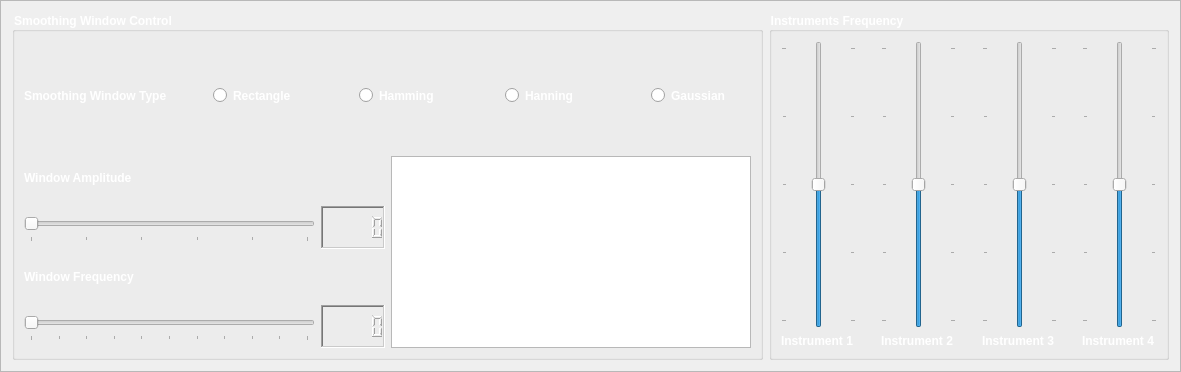
              <widget class="QFrame" name="frame_11">
               <property name="frameShape">
                <enum>QFrame::StyledPanel</enum>
               </property>
               <property name="frameShadow">
                <enum>QFrame::Raised</enum>
               </property>
               <layout class="QGridLayout" name="gridLayout_34">
                <item row="0" column="0">
                 <layout class="QGridLayout" name="gridLayout_35">
                  <item row="0" column="0">
                   <widget class="QGroupBox" name="groupBox_5">
                    <property name="font">
                     <font>
                      <pointsize>9</pointsize>
                      <weight>75</weight>
                      <bold>true</bold>
                     </font>
                    </property>
                    <property name="styleSheet">
                     <string notr="true">color: rgb(255, 255, 255);</string>
                    </property>
                    <property name="title">
                     <string>Smoothing Window Control</string>
                    </property>
                    <layout class="QGridLayout" name="gridLayout_36">
                     <item row="3" column="0">
                      <layout class="QVBoxLayout" name="verticalLayout_17">
                       <item>
                        <widget class="QLabel" name="label_26">
                         <property name="font">
                          <font>
                           <weight>75</weight>
                           <bold>true</bold>
                          </font>
                         </property>
                         <property name="text">
                          <string>Window Amplitude</string>
                         </property>
                        </widget>
                       </item>
                       <item>
                        <layout class="QHBoxLayout" name="horizontalLayout_10">
                         <item>
                          <widget class="QSlider" name="Musical_Instruments_WIndow_Amplitude_Slider">
                           <property name="sizePolicy">
                            <sizepolicy hsizetype="Expanding" vsizetype="Fixed">
                             <horstretch>120</horstretch>
                             <verstretch>0</verstretch>
                            </sizepolicy>
                           </property>
                           <property name="minimumSize">
                            <size>
                             <width>0</width>
                             <height>29</height>
                            </size>
                           </property>
                           <property name="minimum">
                            <number>0</number>
                           </property>
                           <property name="maximum">
                            <number>5</number>
                           </property>
                           <property name="singleStep">
                            <number>0</number>
                           </property>
                           <property name="pageStep">
                            <number>0</number>
                           </property>
                           <property name="value">
                            <number>0</number>
                           </property>
                           <property name="sliderPosition">
                            <number>0</number>
                           </property>
                           <property name="tracking">
                            <bool>true</bool>
                           </property>
                           <property name="orientation">
                            <enum>Qt::Horizontal</enum>
                           </property>
                           <property name="invertedAppearance">
                            <bool>false</bool>
                           </property>
                           <property name="invertedControls">
                            <bool>false</bool>
                           </property>
                           <property name="tickPosition">
                            <enum>QSlider::TicksBelow</enum>
                           </property>
                           <property name="tickInterval">
                            <number>1</number>
                           </property>
                          </widget>
                         </item>
                         <item>
                          <widget class="QLCDNumber" name="Musical_Instruments_WIndow_Amplitude_LCD">
                           <property name="enabled">
                            <bool>true</bool>
                           </property>
                           <property name="minimumSize">
                            <size>
                             <width>0</width>
                             <height>29</height>
                            </size>
                           </property>
                           <property name="font">
                            <font>
                             <weight>75</weight>
                             <bold>true</bold>
                            </font>
                           </property>
                           <property name="frameShape">
                            <enum>QFrame::WinPanel</enum>
                           </property>
                           <property name="frameShadow">
                            <enum>QFrame::Sunken</enum>
                           </property>
                           <property name="lineWidth">
                            <number>1</number>
                           </property>
                           <property name="segmentStyle">
                            <enum>QLCDNumber::Outline</enum>
                           </property>
                           <property name="intValue" stdset="0">
                            <number>0</number>
                           </property>
                          </widget>
                         </item>
                        </layout>
                       </item>
                      </layout>
                     </item>
                     <item row="4" column="0">
                      <layout class="QVBoxLayout" name="verticalLayout_18">
                       <item>
                        <widget class="QLabel" name="label_27">
                         <property name="font">
                          <font>
                           <weight>75</weight>
                           <bold>true</bold>
                          </font>
                         </property>
                         <property name="text">
                          <string>Window Frequency</string>
                         </property>
                        </widget>
                       </item>
                       <item>
                        <layout class="QHBoxLayout" name="horizontalLayout_11">
                         <item>
                          <widget class="QSlider" name="Musical_Instruments_WIndow_Frequency_Slider">
                           <property name="sizePolicy">
                            <sizepolicy hsizetype="Expanding" vsizetype="Fixed">
                             <horstretch>120</horstretch>
                             <verstretch>0</verstretch>
                            </sizepolicy>
                           </property>
                           <property name="minimumSize">
                            <size>
                             <width>0</width>
                             <height>29</height>
                            </size>
                           </property>
                           <property name="minimum">
                            <number>0</number>
                           </property>
                           <property name="maximum">
                            <number>10</number>
                           </property>
                           <property name="singleStep">
                            <number>0</number>
                           </property>
                           <property name="pageStep">
                            <number>0</number>
                           </property>
                           <property name="value">
                            <number>0</number>
                           </property>
                           <property name="sliderPosition">
                            <number>0</number>
                           </property>
                           <property name="tracking">
                            <bool>true</bool>
                           </property>
                           <property name="orientation">
                            <enum>Qt::Horizontal</enum>
                           </property>
                           <property name="invertedAppearance">
                            <bool>false</bool>
                           </property>
                           <property name="invertedControls">
                            <bool>false</bool>
                           </property>
                           <property name="tickPosition">
                            <enum>QSlider::TicksBelow</enum>
                           </property>
                           <property name="tickInterval">
                            <number>1</number>
                           </property>
                          </widget>
                         </item>
                         <item>
                          <widget class="QLCDNumber" name="Musical_Instruments_WIndow_Frequency_LCD">
                           <property name="enabled">
                            <bool>true</bool>
                           </property>
                           <property name="minimumSize">
                            <size>
                             <width>0</width>
                             <height>29</height>
                            </size>
                           </property>
                           <property name="font">
                            <font>
                             <weight>75</weight>
                             <bold>true</bold>
                            </font>
                           </property>
                           <property name="frameShape">
                            <enum>QFrame::WinPanel</enum>
                           </property>
                           <property name="frameShadow">
                            <enum>QFrame::Sunken</enum>
                           </property>
                           <property name="lineWidth">
                            <number>1</number>
                           </property>
                           <property name="segmentStyle">
                            <enum>QLCDNumber::Outline</enum>
                           </property>
                           <property name="intValue" stdset="0">
                            <number>0</number>
                           </property>
                          </widget>
                         </item>
                        </layout>
                       </item>
                      </layout>
                     </item>
                     <item row="1" column="0" colspan="2">
                      <layout class="QGridLayout" name="gridLayout_37">
                       <item row="0" column="7">
                        <spacer name="horizontalSpacer_21">
                         <property name="orientation">
                          <enum>Qt::Horizontal</enum>
                         </property>
                         <property name="sizeHint" stdset="0">
                          <size>
                           <width>40</width>
                           <height>20</height>
                          </size>
                         </property>
                        </spacer>
                       </item>
                       <item row="0" column="5">
                        <spacer name="horizontalSpacer_20">
                         <property name="orientation">
                          <enum>Qt::Horizontal</enum>
                         </property>
                         <property name="sizeHint" stdset="0">
                          <size>
                           <width>40</width>
                           <height>20</height>
                          </size>
                         </property>
                        </spacer>
                       </item>
                       <item row="0" column="1">
                        <spacer name="horizontalSpacer_18">
                         <property name="orientation">
                          <enum>Qt::Horizontal</enum>
                         </property>
                         <property name="sizeHint" stdset="0">
                          <size>
                           <width>40</width>
                           <height>20</height>
                          </size>
                         </property>
                        </spacer>
                       </item>
                       <item row="0" column="4">
                        <widget class="QRadioButton" name="Musical_Instruments_Hamming_Radio_Button">
                         <property name="minimumSize">
                          <size>
                           <width>100</width>
                           <height>29</height>
                          </size>
                         </property>
                         <property name="font">
                          <font>
                           <weight>75</weight>
                           <bold>true</bold>
                          </font>
                         </property>
                         <property name="text">
                          <string>Hamming</string>
                         </property>
                        </widget>
                       </item>
                       <item row="0" column="0">
                        <widget class="QLabel" name="label_25">
                         <property name="font">
                          <font>
                           <weight>75</weight>
                           <bold>true</bold>
                          </font>
                         </property>
                         <property name="text">
                          <string>Smoothing Window Type</string>
                         </property>
                        </widget>
                       </item>
                       <item row="0" column="8">
                        <widget class="QRadioButton" name="Musical_Instruments_Gaussian_Radio_Button">
                         <property name="minimumSize">
                          <size>
                           <width>100</width>
                           <height>29</height>
                          </size>
                         </property>
                         <property name="font">
                          <font>
                           <weight>75</weight>
                           <bold>true</bold>
                          </font>
                         </property>
                         <property name="text">
                          <string>Gaussian</string>
                         </property>
                        </widget>
                       </item>
                       <item row="0" column="2">
                        <widget class="QRadioButton" name="Musical_Instruments_Rectangle_Radio_Button">
                         <property name="minimumSize">
                          <size>
                           <width>100</width>
                           <height>29</height>
                          </size>
                         </property>
                         <property name="font">
                          <font>
                           <weight>75</weight>
                           <bold>true</bold>
                          </font>
                         </property>
                         <property name="text">
                          <string>Rectangle</string>
                         </property>
                        </widget>
                       </item>
                       <item row="0" column="6">
                        <widget class="QRadioButton" name="Musical_Instruments_Rectangle_Hanning_Button">
                         <property name="minimumSize">
                          <size>
                           <width>100</width>
                           <height>29</height>
                          </size>
                         </property>
                         <property name="font">
                          <font>
                           <weight>75</weight>
                           <bold>true</bold>
                          </font>
                         </property>
                         <property name="text">
                          <string>Hanning</string>
                         </property>
                        </widget>
                       </item>
                       <item row="0" column="3">
                        <spacer name="horizontalSpacer_19">
                         <property name="orientation">
                          <enum>Qt::Horizontal</enum>
                         </property>
                         <property name="sizeHint" stdset="0">
                          <size>
                           <width>40</width>
                           <height>20</height>
                          </size>
                         </property>
                        </spacer>
                       </item>
                      </layout>
                     </item>
                     <item row="3" column="1" rowspan="2">
                      <widget class="PlotWidget" name="Musical_Instruments_Smoothing_Window_Graph"/>
                     </item>
                     <item row="2" column="0" colspan="2">
                      <spacer name="verticalSpacer_3">
                       <property name="orientation">
                        <enum>Qt::Vertical</enum>
                       </property>
                       <property name="sizeHint" stdset="0">
                        <size>
                         <width>20</width>
                         <height>40</height>
                        </size>
                       </property>
                      </spacer>
                     </item>
                     <item row="0" column="0" colspan="2">
                      <spacer name="verticalSpacer_4">
                       <property name="orientation">
                        <enum>Qt::Vertical</enum>
                       </property>
                       <property name="sizeHint" stdset="0">
                        <size>
                         <width>20</width>
                         <height>40</height>
                        </size>
                       </property>
                      </spacer>
                     </item>
                    </layout>
                   </widget>
                  </item>
                  <item row="0" column="1">
                   <widget class="QGroupBox" name="groupBox_6">
                    <property name="sizePolicy">
                     <sizepolicy hsizetype="Expanding" vsizetype="Preferred">
                      <horstretch>0</horstretch>
                      <verstretch>0</verstretch>
                     </sizepolicy>
                    </property>
                    <property name="maximumSize">
                     <size>
                      <width>400</width>
                      <height>16777215</height>
                     </size>
                    </property>
                    <property name="font">
                     <font>
                      <pointsize>9</pointsize>
                      <weight>75</weight>
                      <bold>true</bold>
                     </font>
                    </property>
                    <property name="styleSheet">
                     <string notr="true">color: rgb(255, 255, 255);</string>
                    </property>
                    <property name="title">
                     <string>Instruments Frequency</string>
                    </property>
                    <layout class="QGridLayout" name="gridLayout_38">
                     <item row="0" column="0">
                      <layout class="QHBoxLayout" name="horizontalLayout_12">
                       <item>
                        <layout class="QVBoxLayout" name="verticalLayout_19">
                         <item>
                          <widget class="QSlider" name="Musical_Instruments_Instrument_1_Frequency_Slider">
                           <property name="sizePolicy">
                            <sizepolicy hsizetype="Maximum" vsizetype="Expanding">
                             <horstretch>0</horstretch>
                             <verstretch>0</verstretch>
                            </sizepolicy>
                           </property>
                           <property name="minimumSize">
                            <size>
                             <width>75</width>
                             <height>0</height>
                            </size>
                           </property>
                           <property name="maximumSize">
                            <size>
                             <width>35</width>
                             <height>16777215</height>
                            </size>
                           </property>
                           <property name="minimum">
                            <number>-2</number>
                           </property>
                           <property name="maximum">
                            <number>2</number>
                           </property>
                           <property name="orientation">
                            <enum>Qt::Vertical</enum>
                           </property>
                           <property name="tickPosition">
                            <enum>QSlider::TicksBothSides</enum>
                           </property>
                          </widget>
                         </item>
                         <item>
                          <widget class="QLabel" name="Musical_Instruments_Instrument_1_Label">
                           <property name="minimumSize">
                            <size>
                             <width>75</width>
                             <height>0</height>
                            </size>
                           </property>
                           <property name="maximumSize">
                            <size>
                             <width>35</width>
                             <height>16777215</height>
                            </size>
                           </property>
                           <property name="font">
                            <font>
                             <weight>75</weight>
                             <bold>true</bold>
                            </font>
                           </property>
                           <property name="text">
                            <string>Instrument 1</string>
                           </property>
                          </widget>
                         </item>
                        </layout>
                       </item>
                       <item>
                        <spacer name="horizontalSpacer_5">
                         <property name="orientation">
                          <enum>Qt::Horizontal</enum>
                         </property>
                         <property name="sizeHint" stdset="0">
                          <size>
                           <width>40</width>
                           <height>20</height>
                          </size>
                         </property>
                        </spacer>
                       </item>
                       <item>
                        <layout class="QVBoxLayout" name="verticalLayout_20">
                         <item>
                          <widget class="QSlider" name="Musical_Instruments_Instrument_2_Frequency_Slider">
                           <property name="sizePolicy">
                            <sizepolicy hsizetype="Maximum" vsizetype="Expanding">
                             <horstretch>0</horstretch>
                             <verstretch>0</verstretch>
                            </sizepolicy>
                           </property>
                           <property name="minimumSize">
                            <size>
                             <width>75</width>
                             <height>0</height>
                            </size>
                           </property>
                           <property name="maximumSize">
                            <size>
                             <width>35</width>
                             <height>16777215</height>
                            </size>
                           </property>
                           <property name="minimum">
                            <number>-2</number>
                           </property>
                           <property name="maximum">
                            <number>2</number>
                           </property>
                           <property name="orientation">
                            <enum>Qt::Vertical</enum>
                           </property>
                           <property name="tickPosition">
                            <enum>QSlider::TicksBothSides</enum>
                           </property>
                          </widget>
                         </item>
                         <item>
                          <widget class="QLabel" name="Musical_Instruments_Instrument_2_Label">
                           <property name="minimumSize">
                            <size>
                             <width>75</width>
                             <height>0</height>
                            </size>
                           </property>
                           <property name="maximumSize">
                            <size>
                             <width>35</width>
                             <height>16777215</height>
                            </size>
                           </property>
                           <property name="font">
                            <font>
                             <weight>75</weight>
                             <bold>true</bold>
                            </font>
                           </property>
                           <property name="text">
                            <string>Instrument 2</string>
                           </property>
                          </widget>
                         </item>
                        </layout>
                       </item>
                       <item>
                        <spacer name="horizontalSpacer_9">
                         <property name="orientation">
                          <enum>Qt::Horizontal</enum>
                         </property>
                         <property name="sizeHint" stdset="0">
                          <size>
                           <width>40</width>
                           <height>20</height>
                          </size>
                         </property>
                        </spacer>
                       </item>
                       <item>
                        <layout class="QVBoxLayout" name="verticalLayout_21">
                         <item>
                          <widget class="QSlider" name="Musical_Instruments_Instrument_3_Frequency_Slider">
                           <property name="sizePolicy">
                            <sizepolicy hsizetype="Maximum" vsizetype="Expanding">
                             <horstretch>0</horstretch>
                             <verstretch>0</verstretch>
                            </sizepolicy>
                           </property>
                           <property name="minimumSize">
                            <size>
                             <width>75</width>
                             <height>0</height>
                            </size>
                           </property>
                           <property name="maximumSize">
                            <size>
                             <width>35</width>
                             <height>16777215</height>
                            </size>
                           </property>
                           <property name="minimum">
                            <number>-2</number>
                           </property>
                           <property name="maximum">
                            <number>2</number>
                           </property>
                           <property name="orientation">
                            <enum>Qt::Vertical</enum>
                           </property>
                           <property name="tickPosition">
                            <enum>QSlider::TicksBothSides</enum>
                           </property>
                          </widget>
                         </item>
                         <item>
                          <widget class="QLabel" name="Musical_Instruments_Instrument_3_Label">
                           <property name="minimumSize">
                            <size>
                             <width>75</width>
                             <height>0</height>
                            </size>
                           </property>
                           <property name="maximumSize">
                            <size>
                             <width>35</width>
                             <height>16777215</height>
                            </size>
                           </property>
                           <property name="font">
                            <font>
                             <weight>75</weight>
                             <bold>true</bold>
                            </font>
                           </property>
                           <property name="text">
                            <string>Instrument 3</string>
                           </property>
                          </widget>
                         </item>
                        </layout>
                       </item>
                       <item>
                        <spacer name="horizontalSpacer_17">
                         <property name="orientation">
                          <enum>Qt::Horizontal</enum>
                         </property>
                         <property name="sizeHint" stdset="0">
                          <size>
                           <width>40</width>
                           <height>20</height>
                          </size>
                         </property>
                        </spacer>
                       </item>
                       <item>
                        <layout class="QVBoxLayout" name="verticalLayout_22">
                         <item>
                          <widget class="QSlider" name="Musical_Instruments_Instrument_4_Frequency_Slider">
                           <property name="sizePolicy">
                            <sizepolicy hsizetype="Maximum" vsizetype="Expanding">
                             <horstretch>0</horstretch>
                             <verstretch>0</verstretch>
                            </sizepolicy>
                           </property>
                           <property name="minimumSize">
                            <size>
                             <width>75</width>
                             <height>0</height>
                            </size>
                           </property>
                           <property name="maximumSize">
                            <size>
                             <width>35</width>
                             <height>16777215</height>
                            </size>
                           </property>
                           <property name="minimum">
                            <number>-2</number>
                           </property>
                           <property name="maximum">
                            <number>2</number>
                           </property>
                           <property name="orientation">
                            <enum>Qt::Vertical</enum>
                           </property>
                           <property name="tickPosition">
                            <enum>QSlider::TicksBothSides</enum>
                           </property>
                          </widget>
                         </item>
                         <item>
                          <widget class="QLabel" name="Musical_Instruments_Instrument_4_Label">
                           <property name="minimumSize">
                            <size>
                             <width>75</width>
                             <height>0</height>
                            </size>
                           </property>
                           <property name="maximumSize">
                            <size>
                             <width>35</width>
                             <height>16777215</height>
                            </size>
                           </property>
                           <property name="font">
                            <font>
                             <weight>75</weight>
                             <bold>true</bold>
                            </font>
                           </property>
                           <property name="text">
                            <string>Instrument 4</string>
                           </property>
                          </widget>
                         </item>
                        </layout>
                       </item>
                      </layout>
                     </item>
                    </layout>
                   </widget>
                  </item>
                 </layout>
                </item>
               </layout>
              </widget>
